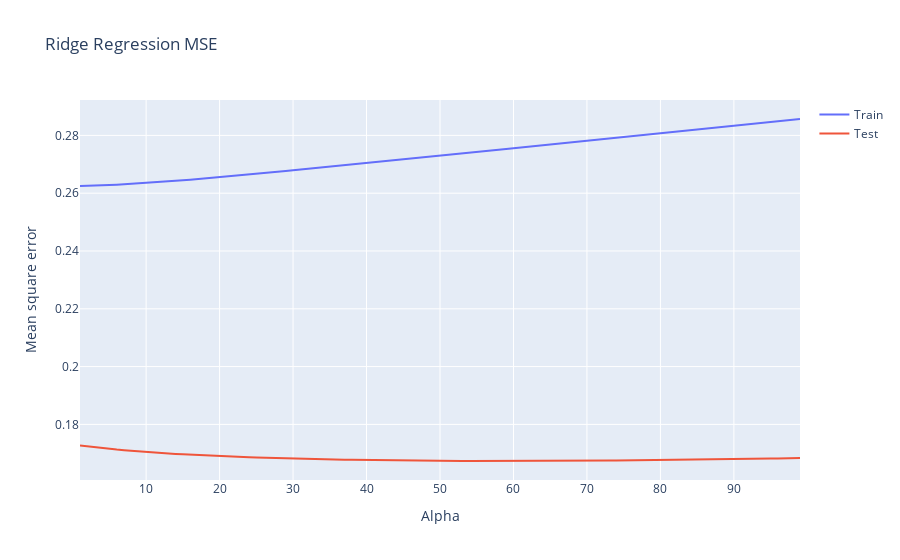

This figure's notebook cell:
### Markdown cell above
Помогает ли регуляризация? Какой коэффициент регуляризации надо выбрать, чтобы ошибка была минимальной? Чему при этом равна ошибка? Напишите выводы о проведенных экспериментах

### Code cell
import plotly.graph_objects as go

fig = go.Figure()

fig.add_trace(go.Scatter(x=alpha_array, y=MSE_L2[0],
                    mode='lines',
                    name='Train'))

fig.add_trace(go.Scatter(x=alpha_array, y=MSE_L2[1],
                    mode='lines',
                    name='Test'))

fig.update_layout(
    title_text = 'Ridge Regression MSE', # title of plot
    yaxis_title_text = 'Mean square error',
    xaxis_title_text = 'Alpha' # xaxis label
        )

fig.show()
